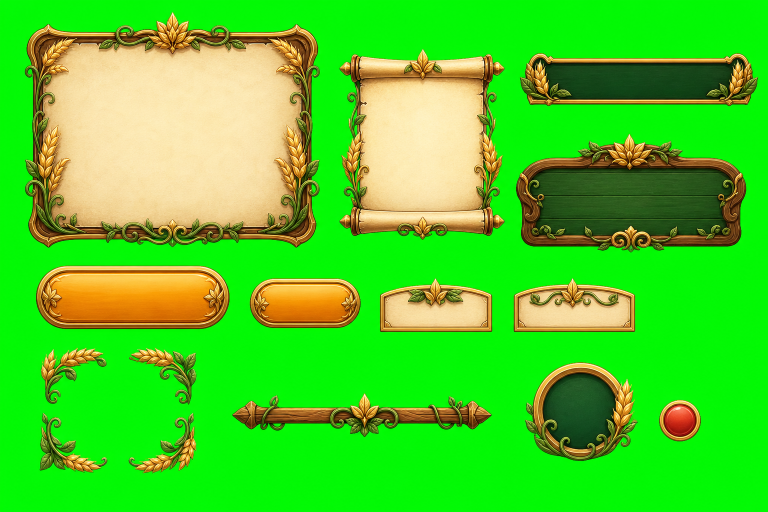
#> input picture assets/images/source/v3-ui-decor-greenscreen.png, 1536 x 1024 px (shown at 1/2 size)
$ python slice_v3_ui_assets.py
#> lines starting #> are read from the running program, lines starting #| are printed output that depends on the picture
from pathlib import Path

from PIL import Image


ROOT = Path(__file__).resolve().parents[1]
SOURCE = ROOT / "assets/images/source/v3-ui-decor-greenscreen.png"
WEB_OUT = ROOT / "assets/images/v3-ui"
UNITY_OUT = ROOT / "麦穗小镇_Unity工程/Assets/WheatTown/Art/Images/v3-ui"


ITEMS = [
    ("v3_panel_ornate.png", (35, 15, 655, 510)),
    ("v3_dialog_scroll.png", (660, 82, 1030, 500)),
    ("v3_status_bar_green.png", (1018, 88, 1530, 230)),
    ("v3_nav_plaque_green.png", (1016, 250, 1510, 520)),
    ("v3_button_large_gold.png", (55, 510, 480, 680)),
    ("v3_button_small_gold.png", (480, 535, 740, 675)),
    ("v3_tab_left.png", (740, 535, 1000, 685)),
    ("v3_tab_right.png", (1008, 535, 1292, 685)),
    ("v3_corner_wheat_set.png", (60, 680, 410, 960)),
    ("v3_wood_divider.png", (440, 760, 1005, 900)),
    ("v3_settings_medallion.png", (1028, 700, 1295, 940)),
    ("v3_badge_red.png", (1290, 780, 1425, 905)),
]


def remove_green_screen(image: Image.Image) -> Image.Image:
    image = image.convert("RGBA")
    pixels = image.load()
    width, height = image.size
    for y in range(height):
        for x in range(width):
            r, g, b, a = pixels[x, y]
            green_dominance = g - max(r, b)
            if g > 150 and green_dominance > 55:
                pixels[x, y] = (r, g, b, 0)
            elif g > 115 and green_dominance > 25:
                alpha = max(0, min(255, int((105 - green_dominance) * 4.0)))
                pixels[x, y] = (r, max(0, g - 90), b, min(a, alpha))
    return image


def trim(image: Image.Image, pad: int = 10) -> Image.Image:
    bbox = image.getchannel("A").getbbox()
    if not bbox:
        return image
    left, top, right, bottom = bbox
    return image.crop(
        (
            max(0, left - pad),
            max(0, top - pad),
            min(image.width, right + pad),
            min(image.height, bottom + pad),
        )
    )


def main() -> None:
    WEB_OUT.mkdir(parents=True, exist_ok=True)
    UNITY_OUT.mkdir(parents=True, exist_ok=True)
    sheet = Image.open(SOURCE).convert("RGBA")
    for name, box in ITEMS:
        sprite = trim(remove_green_screen(sheet.crop(box)), pad=14)
        for out_dir in (WEB_OUT, UNITY_OUT):
            out = out_dir / name
            sprite.save(out)
            print(out)
#> this loop made 12 passes
#> (left in trim, top in trim, right in trim, bottom in trim) on passes 1 to 12: (15, 10, 605, 480), (19, 17, 349, 398), (22, 18, 498, 124), (16, 18, 476, 255), (17, 21, 404, 148), (20, 22, 241, 121), (20, 22, 244, 129), (20, 22, 262, 129), (20, 16, 332, 266), (25, 27, 543, 114), (22, 25, 247, 222), (28, 20, 112, 103)
#> pass 1, in remove_green_screen, `image = image.convert("RGBA")`:
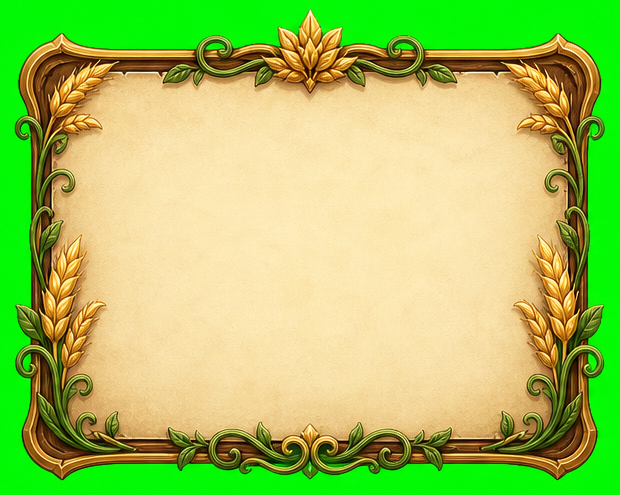
#> image: PIL image 620x495 RGBA; mean R, G, B, A 163.7, 196.4, 95.2, 255
#> pass 1, in main, `sprite = trim(remove_green_screen(sheet.crop(box)), pad=14)`:
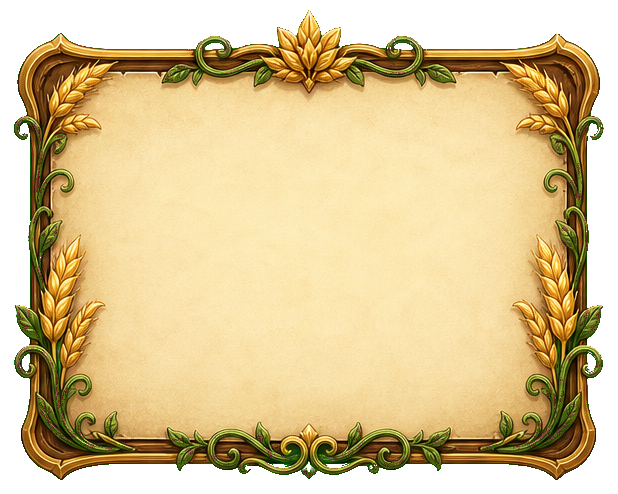
#> sprite: PIL image 618x494 RGBA; mean R, G, B, A 164.5, 195.3, 95.6, 200.3; transparent parts drawn white
#> pass 2, in remove_green_screen (call 2), `image = image.convert("RGBA")`:
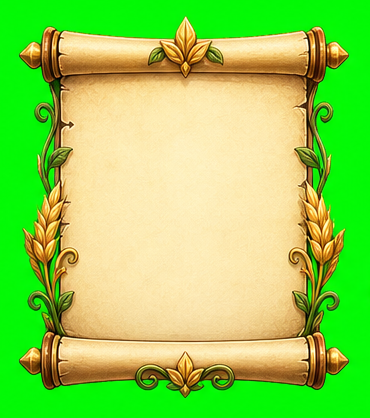
#> image: PIL image 370x418 RGBA; mean R, G, B, A 144.4, 209.9, 84.2, 255
#> pass 2, in main, `sprite = trim(remove_green_screen(sheet.crop(box)), pad=14)`:
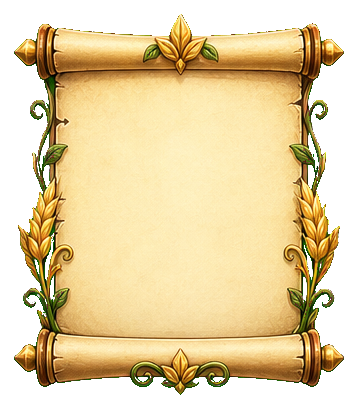
#> sprite: PIL image 358x409 RGBA; mean R, G, B, A 152.4, 206.9, 88.7, 175.6; transparent parts drawn white
#> after the loop:
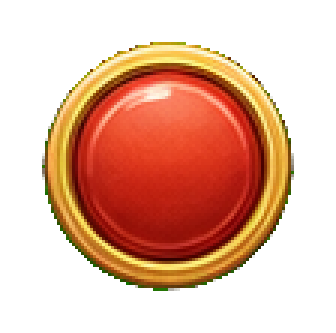
#> sprite: PIL image 112x111 RGBA (shown 3 times larger); mean R, G, B, A 86.5, 179.4, 21.9, 110.2; transparent parts drawn white


if __name__ == "__main__":
    main()

$ run again, with assets/images/source/auth-settings-ui-v5-greenscreen.png copied over assets/images/source/v3-ui-decor-greenscreen.png
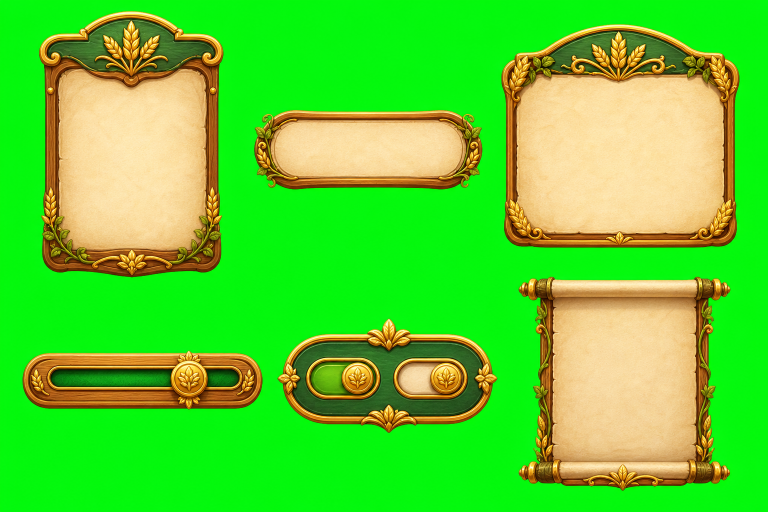
#> input picture assets/images/source/auth-settings-ui-v5-greenscreen.png, 1536 x 1024 px (shown at 1/2 size)
#> the loop in main, `for name, box in ITEMS:` made 12 passes
#> (left in trim, top in trim, right in trim, bottom in trim) on passes 1 to 8: (43, 8, 620, 495), (0, 33, 370, 408), (0, 0, 461, 142), (0, 0, 458, 245), (30, 0, 387, 44), (143, 127, 260, 140), (0, 103, 209, 150), (29, 19, 284, 150)
#> pass 1, in remove_green_screen, `image = image.convert("RGBA")`:
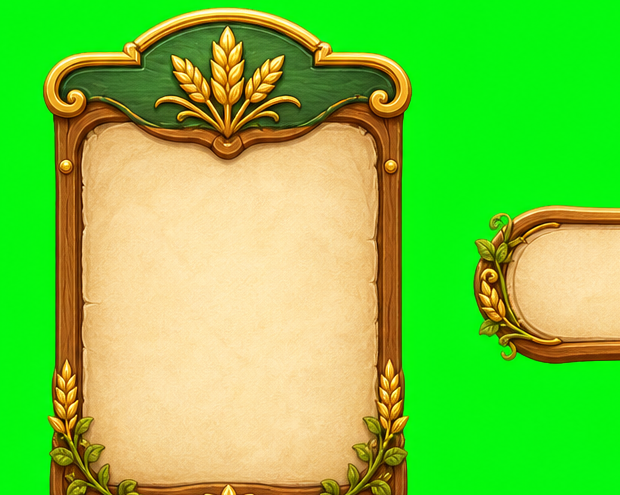
#> image: PIL image 620x495 RGBA; mean R, G, B, A 121.1, 201, 64.7, 255
#> after the loop in main, `for name, box in ITEMS:`:
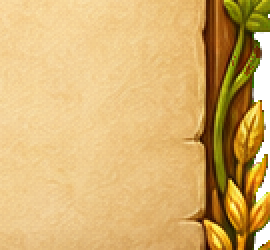
#> sprite: PIL image 135x125 RGBA (shown 2 times larger); mean R, G, B, A 208.1, 176.2, 104.5, 247.8; transparent parts drawn white

$ run again, with assets/images/source/inventory-ui-v5-greenscreen.png copied over assets/images/source/v3-ui-decor-greenscreen.png
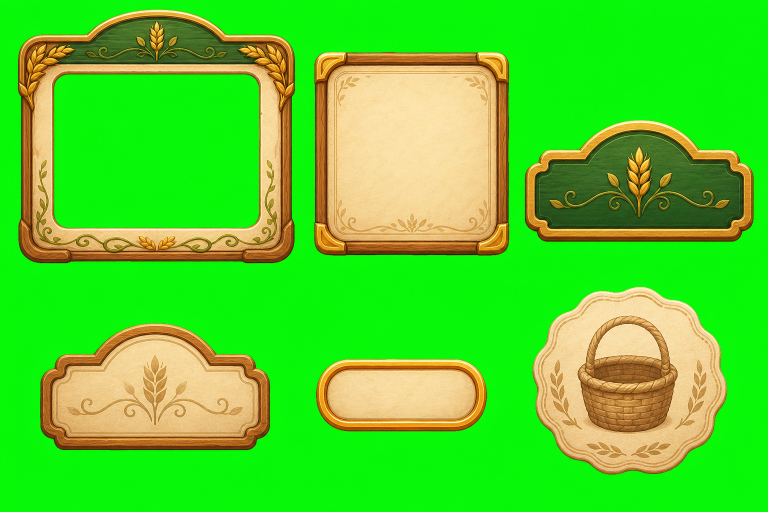
#> input picture assets/images/source/inventory-ui-v5-greenscreen.png, 1536 x 1024 px (shown at 1/2 size)
#> the loop in main, `for name, box in ITEMS:` made 12 passes
#> (left in trim, top in trim, right in trim, bottom in trim) on passes 1, 2, 4, 5, 8, 9, 10, 11: (1, 4, 620, 495), (0, 22, 358, 418), (0, 0, 491, 241), (0, 0, 425, 170), (85, 39, 284, 150), (20, 0, 350, 220), (0, 0, 534, 140), (37, 0, 267, 240)
#> pass 1, in remove_green_screen, `image = image.convert("RGBA")`:
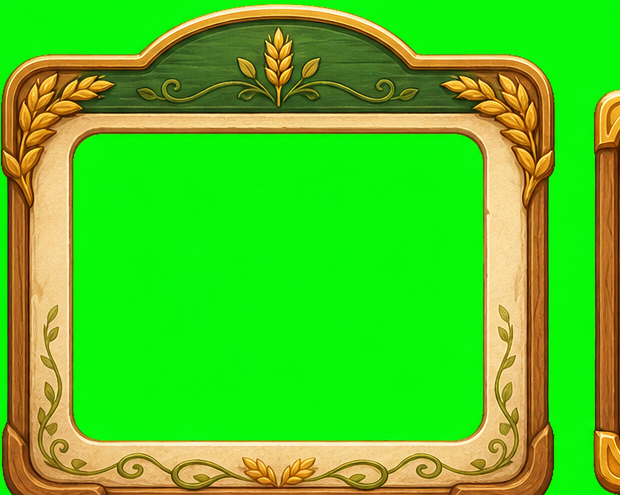
#> image: PIL image 620x495 RGBA; mean R, G, B, A 78.2, 198.3, 32.9, 255
#> after the loop in main, `for name, box in ITEMS:`:
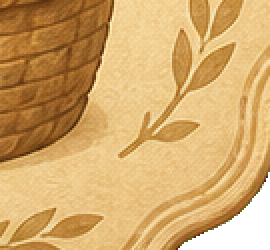
#> sprite: PIL image 135x125 RGBA (shown 2 times larger); mean R, G, B, A 201, 169.2, 97.9, 244.3; transparent parts drawn white

$ run again, with assets/images/source/journey-ui-sheet-greenscreen.png copied over assets/images/source/v3-ui-decor-greenscreen.png
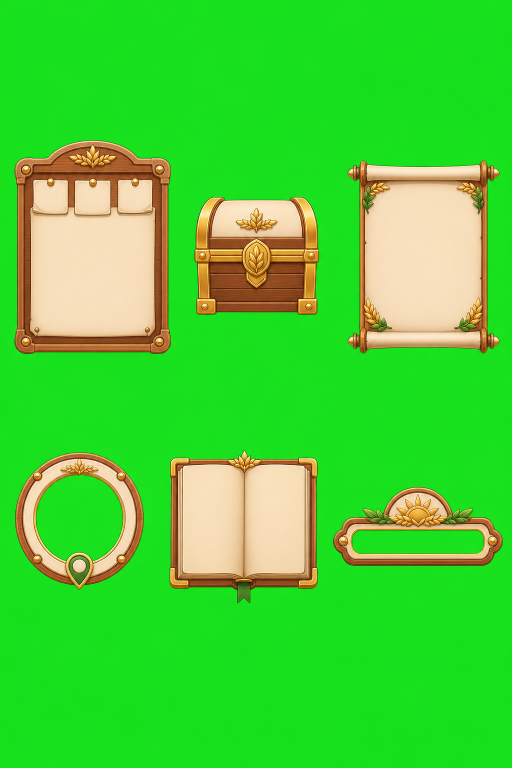
#> input picture assets/images/source/journey-ui-sheet-greenscreen.png, 1024 x 1536 px (shown at 1/2 size)
#> the loop in main, `for name, box in ITEMS:` made 12 passes
#> (left in trim, top in trim, right in trim, bottom in trim) on passes 1, 2, 5, 6, 7, 9: (0, 265, 603, 495), (36, 239, 339, 418), (0, 0, 425, 170), (0, 0, 260, 140), (0, 0, 259, 150), (0, 0, 350, 280)
#> pass 1, in remove_green_screen, `image = image.convert("RGBA")`:
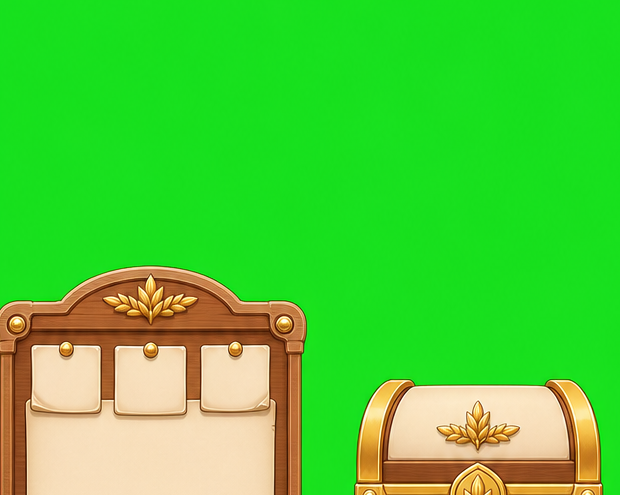
#> image: PIL image 620x495 RGBA; mean R, G, B, A 77, 206.6, 54.6, 255
#> pass 2, in main, `sprite = trim(remove_green_screen(sheet.crop(box)), pad=14)`:
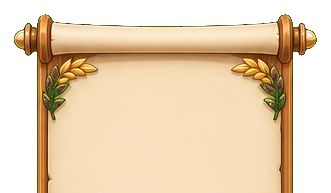
#> sprite: PIL image 331x193 RGBA; mean R, G, B, A 162.1, 201.3, 112.6, 177.1; transparent parts drawn white
